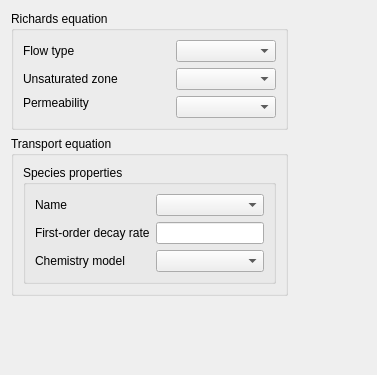
<?xml version="1.0" encoding="UTF-8"?>
<ui version="4.0">
 <class>GroundwaterForm</class>
 <widget class="QWidget" name="GroundwaterForm">
  <property name="geometry">
   <rect>
    <x>0</x>
    <y>0</y>
    <width>377</width>
    <height>375</height>
   </rect>
  </property>
  <property name="minimumSize">
   <size>
    <width>200</width>
    <height>300</height>
   </size>
  </property>
  <property name="maximumSize">
   <size>
    <width>8000</width>
    <height>5000</height>
   </size>
  </property>
  <property name="windowTitle">
   <string>Form</string>
  </property>
  <layout class="QGridLayout" name="gridLayout_4">
   <item row="0" column="1">
    <spacer name="horizontalSpacer">
     <property name="orientation">
      <enum>Qt::Horizontal</enum>
     </property>
     <property name="sizeType">
      <enum>QSizePolicy::MinimumExpanding</enum>
     </property>
     <property name="sizeHint" stdset="0">
      <size>
       <width>5</width>
       <height>20</height>
      </size>
     </property>
    </spacer>
   </item>
   <item row="2" column="0">
    <spacer name="verticalSpacer">
     <property name="orientation">
      <enum>Qt::Vertical</enum>
     </property>
     <property name="sizeType">
      <enum>QSizePolicy::MinimumExpanding</enum>
     </property>
     <property name="sizeHint" stdset="0">
      <size>
       <width>16</width>
       <height>16</height>
      </size>
     </property>
    </spacer>
   </item>
   <item row="1" column="0">
    <widget class="QGroupBox" name="groupBoxTransport">
     <property name="title">
      <string>Transport equation</string>
     </property>
     <layout class="QGridLayout" name="gridLayout">
      <item row="0" column="0">
       <widget class="QGroupBox" name="groupBoxSpeciesProperties">
        <property name="toolTip">
         <string>&lt;html&gt;&lt;head/&gt;&lt;body&gt;&lt;p&gt;&lt;span style=&quot; font-size:9pt;&quot;&gt;Select species to enter the radioactive decay and the chemistry model.&lt;/span&gt;&lt;/p&gt;&lt;/body&gt;&lt;/html&gt;</string>
        </property>
        <property name="title">
         <string>Species properties</string>
        </property>
        <layout class="QGridLayout" name="gridLayout_5">
         <item row="0" column="0">
          <widget class="QLabel" name="labelSpeciesName">
           <property name="text">
            <string>Name</string>
           </property>
          </widget>
         </item>
         <item row="0" column="1">
          <widget class="QComboBox" name="comboBoxSpeciesName"/>
         </item>
         <item row="1" column="0">
          <widget class="QLabel" name="labelDecayRate">
           <property name="text">
            <string>First-order decay rate</string>
           </property>
          </widget>
         </item>
         <item row="1" column="1">
          <widget class="QLineEdit" name="lineEditDecayRate"/>
         </item>
         <item row="2" column="0">
          <widget class="QLabel" name="labelChemistryModel">
           <property name="text">
            <string>Chemistry model</string>
           </property>
          </widget>
         </item>
         <item row="2" column="1">
          <widget class="QComboBox" name="comboBoxChemistryModel"/>
         </item>
        </layout>
       </widget>
      </item>
     </layout>
    </widget>
   </item>
   <item row="0" column="0">
    <widget class="QGroupBox" name="groupBox">
     <property name="sizePolicy">
      <sizepolicy hsizetype="Preferred" vsizetype="Preferred">
       <horstretch>0</horstretch>
       <verstretch>0</verstretch>
      </sizepolicy>
     </property>
     <property name="maximumSize">
      <size>
       <width>400</width>
       <height>150</height>
      </size>
     </property>
     <property name="title">
      <string>Richards equation</string>
     </property>
     <layout class="QGridLayout" name="gridLayout_2">
      <item row="0" column="0">
       <widget class="QLabel" name="labelFlowType">
        <property name="toolTip">
         <string>&lt;html&gt;&lt;head/&gt;&lt;body&gt;&lt;p&gt;&lt;span style=&quot; font-size:9pt;&quot;&gt;Select whether the flow is steady or unsteady.&lt;/span&gt;&lt;/p&gt;&lt;/body&gt;&lt;/html&gt;</string>
        </property>
        <property name="text">
         <string>Flow type</string>
        </property>
       </widget>
      </item>
      <item row="0" column="1">
       <widget class="QComboBox" name="comboBoxFlowType">
        <property name="minimumSize">
         <size>
          <width>100</width>
          <height>0</height>
         </size>
        </property>
        <property name="maximumSize">
         <size>
          <width>100</width>
          <height>16777215</height>
         </size>
        </property>
        <property name="toolTip">
         <string>&lt;html&gt;&lt;head/&gt;&lt;body&gt;&lt;p&gt;&lt;span style=&quot; font-size:9pt;&quot;&gt;Select whether the flow is steady or unsteady.&lt;/span&gt;&lt;/p&gt;&lt;/body&gt;&lt;/html&gt;</string>
        </property>
       </widget>
      </item>
      <item row="1" column="0">
       <widget class="QLabel" name="labelUnsaturated">
        <property name="toolTip">
         <string>&lt;html&gt;&lt;head/&gt;&lt;body&gt;&lt;p&gt;&lt;span style=&quot; font-size:9pt;&quot;&gt;Select between saturated (moisture constent equals soil porosity) or unsaturated conditions.&lt;/span&gt;&lt;/p&gt;&lt;/body&gt;&lt;/html&gt;</string>
        </property>
        <property name="text">
         <string>Unsaturated zone</string>
        </property>
       </widget>
      </item>
      <item row="1" column="1">
       <widget class="QComboBox" name="comboBoxUnsaturated">
        <property name="minimumSize">
         <size>
          <width>100</width>
          <height>0</height>
         </size>
        </property>
        <property name="maximumSize">
         <size>
          <width>100</width>
          <height>16777215</height>
         </size>
        </property>
        <property name="toolTip">
         <string>&lt;html&gt;&lt;head/&gt;&lt;body&gt;&lt;p&gt;&lt;span style=&quot; font-size:9pt;&quot;&gt;Select between saturated (moisture constent equals soil porosity) or unsaturated conditions.&lt;/span&gt;&lt;/p&gt;&lt;/body&gt;&lt;/html&gt;</string>
        </property>
       </widget>
      </item>
      <item row="2" column="0">
       <widget class="QLabel" name="labelPermeability">
        <property name="toolTip">
         <string>&lt;html&gt;&lt;head/&gt;&lt;body&gt;&lt;p&gt;&lt;span style=&quot; font-size:9pt;&quot;&gt;Set permeability to isotropic or anisotropic for all soils.&lt;/span&gt;&lt;/p&gt;&lt;/body&gt;&lt;/html&gt;</string>
        </property>
        <property name="text">
         <string>Permeability</string>
        </property>
       </widget>
      </item>
      <item row="2" column="1" rowspan="2">
       <widget class="QComboBox" name="comboBoxPermeability">
        <property name="enabled">
         <bool>true</bool>
        </property>
        <property name="minimumSize">
         <size>
          <width>100</width>
          <height>0</height>
         </size>
        </property>
        <property name="maximumSize">
         <size>
          <width>100</width>
          <height>16777215</height>
         </size>
        </property>
        <property name="toolTip">
         <string>&lt;html&gt;&lt;head/&gt;&lt;body&gt;&lt;p&gt;&lt;span style=&quot; font-size:9pt;&quot;&gt;Indicate whether permeability is isotropic or anisotropic for all soils.&lt;/span&gt;&lt;/p&gt;&lt;/body&gt;&lt;/html&gt;</string>
        </property>
       </widget>
      </item>
     </layout>
    </widget>
   </item>
  </layout>
 </widget>
 <resources>
  <include location="resources_pages.qrc"/>
 </resources>
 <connections/>
</ui>
